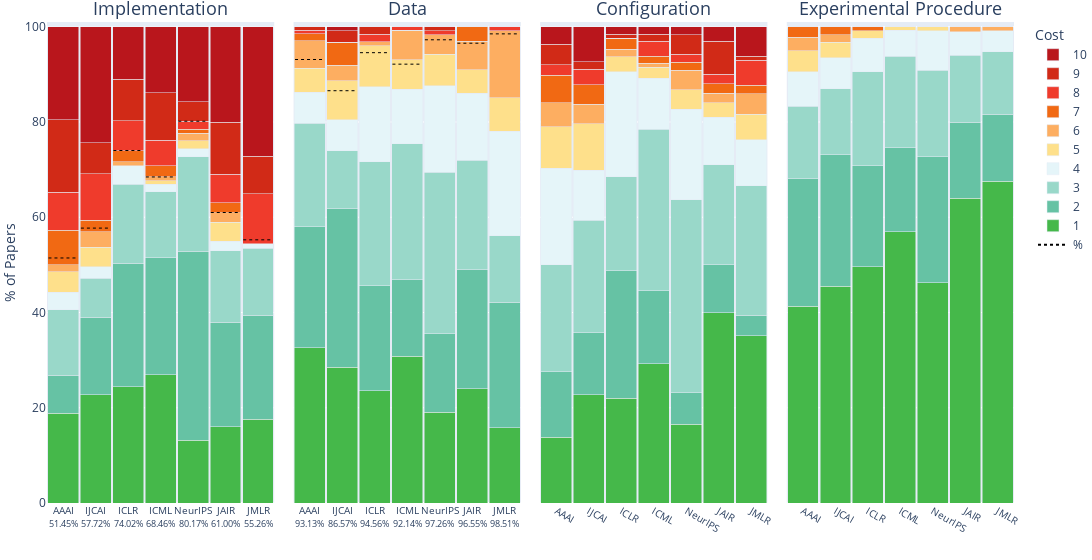

Notebook code cell kept with this figure:
### Markdown cell above
## Plot the dimension per Venue

### Code cell
import pandas as pd
import plotly.express as px
import plotly.graph_objects as go

# Step 1: Melt DataFrame using your dimensions
melted_df = df.melt(
    id_vars='source',
    value_vars=dimensions,
    var_name='Dimension',
    value_name='Cost'
)

# Step 2: Count occurrences
counts = (
    melted_df
    .groupby(['Dimension', 'source', 'Cost'])
    .size()
    .reset_index(name='count')
)

# Step 3: Normalize per (Dimension, source)
counts['total'] = counts.groupby(['Dimension', 'source'])['count'].transform('sum')
counts['percentage'] = counts['count'] / counts['total'] * 100

# Step 4: Convert Cost to string for discrete coloring
counts['Cost_str'] = counts['Cost'].astype(str)

# Step 5: Custom color palette (green → red)
custom_colors = [
    "#45b84a", "#66c2a4", "#99d8c9", "#e5f5f9", "#fee08b",
    "#fdae61", "#f16913", "#ef3b2c", "#d12a17", "#b9161c",
]

# Step 6: Define orders
dimension_order = dimensions

# Step 7: Plot stacked normalized bar chart
fig = px.bar(
    counts,
    x='source',
    y='percentage',
    color='Cost_str',
    facet_col='Dimension',
    barmode='stack',
    color_discrete_sequence=custom_colors,
    category_orders={
        'source': source_order,
        'Cost_str': [str(i) for i in range(1, 11)],
        'Dimension': dimension_order
    },
    #title="Normalized Cost Distribution per Venue and Dimension"
    title=None,
)

# Step 9: Add dashed target lines for vars
implementation_rate = [df[df["source"] == source]["implementation_link"].mean() * 100 for source in source_order]
public_data_rate = [df[df["source"] == source]["public_data_fraction"].mean() * 100 for source in source_order]
# Alternative public data rate: The percentage of papers using atleast one or more public datasets?
#public_data_rate = [(df[df["source"] == source]["public_data_fraction"] > 0 ).mean() * 100 for source in source_order]

target_lines = pd.DataFrame({
    'source': source_order,
    'Implementation': implementation_rate,  # Replace with your actual target %
    'Data': public_data_rate,
})

# Melt to long form
target_long = target_lines.melt(
    id_vars='source',
    var_name='Dimension',
    value_name='target'
)

# Map Dimension to subplot index
facet_to_axis = {dim: i + 1 for i, dim in enumerate(dimension_order)}
source_pos = {label: i for i, label in enumerate(source_order)}
bargap = 0.01  # match your chart layout

# Add dashed line traces
first_line = True
for _, row in target_long.iterrows():
    dim = row['Dimension']
    if dim not in ['Implementation', 'Data']:
        continue

    facet_num = facet_to_axis[dim]
    xref = 'x' if facet_num == 1 else f'x{facet_num}'
    yref = 'y' if facet_num == 1 else f'y{facet_num}'

    pos = source_pos[row['source']]
    #total = len(source_order)

    # Convert categorical position to domain (0–1 range)
    x0 = (pos - 0.455)# / total
    x1 = (pos + 0.455)# / total

    fig.add_shape(
        type='line',
        x0=x0,
        x1=x1,
        y0=row['target'],
        y1=row['target'],
        xref=xref,
        yref=yref,
        line=dict(color='black', dash='dot', width=1, ),
        layer='above',
    )
    fig.add_trace(go.Scatter(
        x=[row['source'], row['source']],
        y=[row['target'], row['target']],
        mode='lines',
        line=dict(
            color='black',
            dash='dot',   # or 'dash', 'longdash', etc.
            width=2
        ),
        name='%',           # this adds it to the legend
        showlegend=first_line,   # only show it once!
        legendrank=999,
        hovertext=f'{row['target']:.2f}% Public',
        hoverinfo='text',
        xaxis=xref,
        yaxis=yref
    ))
    first_line = False

# Suppose you already calculated your percentage lines as:
# perc_dict = {
#   "Dimension1": {"SourceA": 34.56, "SourceB": 22.10, ...},
#   "Dimension2": {...}
# }

for i, dim in enumerate(dimensions[:2], start=1):  # first two subplots only
    percentages = implementation_rate if i == 1 else public_data_rate

    # Build new tick labels with percentages
    new_labels = {
        src: f"{src}<br><span style='font-size:9px'>{val:.2f}%</span>" for src, val in zip(source_order, percentages)
    }

    # Apply to subplot i
    fig.update_xaxes(
        ticktext=list(new_labels.values()),
        tickvals=list(new_labels.keys()),
        #tickfont=dict(size=10),  # smaller font size for readability
        tickangle=0,
        row=1, col=i
    )



# Step 8: Clean layout and reverse legend
fig.update_layout(
    legend_traceorder="reversed",
    bargap=0.05,
    xaxis_title="",
    yaxis_title="% of Papers",
    legend_title="Cost",
    width=1600,
)

for annotation in fig.layout.annotations:
    if annotation.text.startswith("Dimension="):
        annotation.text = annotation.text.replace("Dimension=", "")
    annotation.font.size = 18  # ← increase title font size here

# Remove all facet x-axis titles
fig.for_each_xaxis(lambda ax: ax.update(title_text=""))

fig.update_layout(
    margin={'t': 22,'l': 1,'b': 0,'r': 1}
)
fig.update_xaxes(tickfont=dict(size=10))
fig.update_yaxes(range=[0, 101])

fig.write_image("latex/plots/total_dataset_summary.pdf", width=1400)

# Final render
fig.show()

### Figure 1 — Plotly figure (JSON) as saved in the notebook; plotly's stock layout.template omitted (floating-point values rounded to 4 significant figures)
{"data": [{"hovertemplate": "Cost_str=1<br>Dimension=Implementation<br>source=%{x}<br>percentage=%{y}<extra></extra>", "legendgroup": "1", "marker": {"color": "#45b84a", "pattern": {"shape": ""}}, "name": "1", "orientation": "v", "showlegend": true, "textposition": "auto", "type": "bar", "x": ["AAAI", "IJCAI", "ICLR", "ICML", "NeurIPS", "JAIR", "JMLR"], "xaxis": "x", "y": [18.84, 22.76, 24.41, 26.92, 13.22, 16.0, 17.54], "yaxis": "y"}, {"hovertemplate": "Cost_str=1<br>Dimension=Data<br>source=%{x}<br>percentage=%{y}<extra></extra>", "legendgroup": "1", "marker": {"color": "#45b84a", "pattern": {"shape": ""}}, "name": "1", "orientation": "v", "showlegend": false, "textposition": "auto", "type": "bar", "x": ["AAAI", "IJCAI", "ICLR", "ICML", "NeurIPS", "JAIR", "JMLR"], "xaxis": "x2", "y": [32.61, 28.46, 23.62, 30.77, 19.01, 24.0, 15.79], "yaxis": "y2"}, {"hovertemplate": "Cost_str=1<br>Dimension=Configuration<br>source=%{x}<br>percentage=%{y}<extra></extra>", "legendgroup": "1", "marker": {"color": "#45b84a", "pattern": {"shape": ""}}, "name": "1", "orientation": "v", "showlegend": false, "textposition": "auto", "type": "bar", "x": ["AAAI", "IJCAI", "ICLR", "ICML", "NeurIPS", "JAIR", "JMLR"], "xaxis": "x3", "y": [13.77, 22.76, 22.05, 29.23, 16.53, 40.0, 35.09], "yaxis": "y3"}, {"hovertemplate": "Cost_str=1<br>Dimension=Experimental Procedure<br>source=%{x}<br>percentage=%{y}<extra></extra>", "legendgroup": "1", "marker": {"color": "#45b84a", "pattern": {"shape": ""}}, "name": "1", "orientation": "v", "showlegend": false, "textposition": "auto", "type": "bar", "x": ["AAAI", "IJCAI", "ICLR", "ICML", "NeurIPS", "JAIR", "JMLR"], "xaxis": "x4", "y": [41.3, 45.53, 49.61, 56.92, 46.28, 64.0, 67.54], "yaxis": "y4"}, {"hovertemplate": "Cost_str=2<br>Dimension=Implementation<br>source=%{x}<br>percentage=%{y}<extra></extra>", "legendgroup": "2", "marker": {"color": "#66c2a4", "pattern": {"shape": ""}}, "name": "2", "orientation": "v", "showlegend": true, "textposition": "auto", "type": "bar", "x": ["AAAI", "IJCAI", "ICLR", "ICML", "NeurIPS", "JAIR", "JMLR"], "xaxis": "x", "y": [7.971, 16.26, 25.98, 24.62, 39.67, 22.0, 21.93], "yaxis": "y"}, {"hovertemplate": "Cost_str=2<br>Dimension=Data<br>source=%{x}<br>percentage=%{y}<extra></extra>", "legendgroup": "2", "marker": {"color": "#66c2a4", "pattern": {"shape": ""}}, "name": "2", "orientation": "v", "showlegend": false, "textposition": "auto", "type": "bar", "x": ["AAAI", "IJCAI", "ICLR", "ICML", "NeurIPS", "JAIR", "JMLR"], "xaxis": "x2", "y": [25.36, 33.33, 22.05, 16.15, 16.53, 25.0, 26.32], "yaxis": "y2"}, {"hovertemplate": "Cost_str=2<br>Dimension=Configuration<br>source=%{x}<br>percentage=%{y}<extra></extra>", "legendgroup": "2", "marker": {"color": "#66c2a4", "pattern": {"shape": ""}}, "name": "2", "orientation": "v", "showlegend": false, "textposition": "auto", "type": "bar", "x": ["AAAI", "IJCAI", "ICLR", "ICML", "NeurIPS", "JAIR", "JMLR"], "xaxis": "x3", "y": [13.77, 13.01, 26.77, 15.38, 6.612, 10.0, 4.386], "yaxis": "y3"}, {"hovertemplate": "Cost_str=2<br>Dimension=Experimental Procedure<br>source=%{x}<br>percentage=%{y}<extra></extra>", "legendgroup": "2", "marker": {"color": "#66c2a4", "pattern": {"shape": ""}}, "name": "2", "orientation": "v", "showlegend": false, "textposition": "auto", "type": "bar", "x": ["AAAI", "IJCAI", "ICLR", "ICML", "NeurIPS", "JAIR", "JMLR"], "xaxis": "x4", "y": [26.81, 27.64, 21.26, 17.69, 26.45, 16.0, 14.04], "yaxis": "y4"}, {"hovertemplate": "Cost_str=3<br>Dimension=Implementation<br>source=%{x}<br>percentage=%{y}<extra></extra>", "legendgroup": "3", "marker": {"color": "#99d8c9", "pattern": {"shape": ""}}, "name": "3", "orientation": "v", "showlegend": true, "textposition": "auto", "type": "bar", "x": ["AAAI", "IJCAI", "ICLR", "ICML", "NeurIPS", "JAIR", "JMLR"], "xaxis": "x", "y": [13.77, 8.13, 16.54, 13.85, 19.83, 15.0, 14.04], "yaxis": "y"}, {"hovertemplate": "Cost_str=3<br>Dimension=Data<br>source=%{x}<br>percentage=%{y}<extra></extra>", "legendgroup": "3", "marker": {"color": "#99d8c9", "pattern": {"shape": ""}}, "name": "3", "orientation": "v", "showlegend": false, "textposition": "auto", "type": "bar", "x": ["AAAI", "IJCAI", "ICLR", "ICML", "NeurIPS", "JAIR", "JMLR"], "xaxis": "x2", "y": [21.74, 12.2, 25.98, 28.46, 33.88, 23.0, 14.04], "yaxis": "y2"}, {"hovertemplate": "Cost_str=3<br>Dimension=Configuration<br>source=%{x}<br>percentage=%{y}<extra></extra>", "legendgroup": "3", "marker": {"color": "#99d8c9", "pattern": {"shape": ""}}, "name": "3", "orientation": "v", "showlegend": false, "textposition": "auto", "type": "bar", "x": ["AAAI", "IJCAI", "ICLR", "ICML", "NeurIPS", "JAIR", "JMLR"], "xaxis": "x3", "y": [22.46, 23.58, 19.69, 33.85, 40.5, 21.0, 27.19], "yaxis": "y3"}, {"hovertemplate": "Cost_str=3<br>Dimension=Experimental Procedure<br>source=%{x}<br>percentage=%{y}<extra></extra>", "legendgroup": "3", "marker": {"color": "#99d8c9", "pattern": {"shape": ""}}, "name": "3", "orientation": "v", "showlegend": false, "textposition": "auto", "type": "bar", "x": ["AAAI", "IJCAI", "ICLR", "ICML", "NeurIPS", "JAIR", "JMLR"], "xaxis": "x4", "y": [15.22, 13.82, 19.69, 19.23, 18.18, 14.0, 13.16], "yaxis": "y4"}, {"hovertemplate": "Cost_str=4<br>Dimension=Implementation<br>source=%{x}<br>percentage=%{y}<extra></extra>", "legendgroup": "4", "marker": {"color": "#e5f5f9", "pattern": {"shape": ""}}, "name": "4", "orientation": "v", "showlegend": true, "textposition": "auto", "type": "bar", "x": ["AAAI", "IJCAI", "ICLR", "ICML", "NeurIPS", "JAIR", "JMLR"], "xaxis": "x", "y": [3.623, 2.439, 3.937, 1.538, 1.653, 2.0, 0.8772], "yaxis": "y"}, {"hovertemplate": "Cost_str=4<br>Dimension=Data<br>source=%{x}<br>percentage=%{y}<extra></extra>", "legendgroup": "4", "marker": {"color": "#e5f5f9", "pattern": {"shape": ""}}, "name": "4", "orientation": "v", "showlegend": false, "textposition": "auto", "type": "bar", "x": ["AAAI", "IJCAI", "ICLR", "ICML", "NeurIPS", "JAIR", "JMLR"], "xaxis": "x2", "y": [6.522, 6.504, 15.75, 11.54, 18.18, 14.0, 21.93], "yaxis": "y2"}, {"hovertemplate": "Cost_str=4<br>Dimension=Configuration<br>source=%{x}<br>percentage=%{y}<extra></extra>", "legendgroup": "4", "marker": {"color": "#e5f5f9", "pattern": {"shape": ""}}, "name": "4", "orientation": "v", "showlegend": false, "textposition": "auto", "type": "bar", "x": ["AAAI", "IJCAI", "ICLR", "ICML", "NeurIPS", "JAIR", "JMLR"], "xaxis": "x3", "y": [20.29, 10.57, 22.05, 10.77, 19.01, 10.0, 9.649], "yaxis": "y3"}, {"hovertemplate": "Cost_str=4<br>Dimension=Experimental Procedure<br>source=%{x}<br>percentage=%{y}<extra></extra>", "legendgroup": "4", "marker": {"color": "#e5f5f9", "pattern": {"shape": ""}}, "name": "4", "orientation": "v", "showlegend": false, "textposition": "auto", "type": "bar", "x": ["AAAI", "IJCAI", "ICLR", "ICML", "NeurIPS", "JAIR", "JMLR"], "xaxis": "x4", "y": [7.246, 6.504, 7.087, 5.385, 8.264, 5.0, 4.386], "yaxis": "y4"}, {"hovertemplate": "Cost_str=5<br>Dimension=Implementation<br>source=%{x}<br>percentage=%{y}<extra></extra>", "legendgroup": "5", "marker": {"color": "#fee08b", "pattern": {"shape": ""}}, "name": "5", "orientation": "v", "showlegend": true, "textposition": "auto", "type": "bar", "x": ["AAAI", "IJCAI", "ICLR", "ICML", "NeurIPS", "JAIR", "JMLR"], "xaxis": "x", "y": [4.348, 4.065, 0.0, 0.7692, 1.653, 4.0, 0.0], "yaxis": "y"}, {"hovertemplate": "Cost_str=5<br>Dimension=Data<br>source=%{x}<br>percentage=%{y}<extra></extra>", "legendgroup": "5", "marker": {"color": "#fee08b", "pattern": {"shape": ""}}, "name": "5", "orientation": "v", "showlegend": false, "textposition": "auto", "type": "bar", "x": ["AAAI", "IJCAI", "ICLR", "ICML", "NeurIPS", "JAIR", "JMLR"], "xaxis": "x2", "y": [5.072, 8.13, 8.661, 6.154, 6.612, 5.0, 7.018], "yaxis": "y2"}, {"hovertemplate": "Cost_str=5<br>Dimension=Configuration<br>source=%{x}<br>percentage=%{y}<extra></extra>", "legendgroup": "5", "marker": {"color": "#fee08b", "pattern": {"shape": ""}}, "name": "5", "orientation": "v", "showlegend": false, "textposition": "auto", "type": "bar", "x": ["AAAI", "IJCAI", "ICLR", "ICML", "NeurIPS", "JAIR", "JMLR"], "xaxis": "x3", "y": [8.696, 9.756, 3.15, 2.308, 4.132, 3.0, 5.263], "yaxis": "y3"}, {"hovertemplate": "Cost_str=5<br>Dimension=Experimental Procedure<br>source=%{x}<br>percentage=%{y}<extra></extra>", "legendgroup": "5", "marker": {"color": "#fee08b", "pattern": {"shape": ""}}, "name": "5", "orientation": "v", "showlegend": false, "textposition": "auto", "type": "bar", "x": ["AAAI", "IJCAI", "ICLR", "ICML", "NeurIPS", "JAIR", "JMLR"], "xaxis": "x4", "y": [4.348, 3.252, 1.575, 0.7692, 0.8264, 0.0, 0.0], "yaxis": "y4"}, {"hovertemplate": "Cost_str=6<br>Dimension=Implementation<br>source=%{x}<br>percentage=%{y}<extra></extra>", "legendgroup": "6", "marker": {"color": "#fdae61", "pattern": {"shape": ""}}, "name": "6", "orientation": "v", "showlegend": true, "textposition": "auto", "type": "bar", "x": ["AAAI", "IJCAI", "ICLR", "ICML", "NeurIPS", "JAIR", "JMLR"], "xaxis": "x", "y": [1.449, 3.252, 0.7874, 0.7692, 1.653, 2.0, 0.0], "yaxis": "y"}, {"hovertemplate": "Cost_str=6<br>Dimension=Data<br>source=%{x}<br>percentage=%{y}<extra></extra>", "legendgroup": "6", "marker": {"color": "#fdae61", "pattern": {"shape": ""}}, "name": "6", "orientation": "v", "showlegend": false, "textposition": "auto", "type": "bar", "x": ["AAAI", "IJCAI", "ICLR", "ICML", "NeurIPS", "JAIR", "JMLR"], "xaxis": "x2", "y": [5.797, 3.252, 0.7874, 6.154, 4.132, 6.0, 14.04], "yaxis": "y2"}, {"hovertemplate": "Cost_str=6<br>Dimension=Configuration<br>source=%{x}<br>percentage=%{y}<extra></extra>", "legendgroup": "6", "marker": {"color": "#fdae61", "pattern": {"shape": ""}}, "name": "6", "orientation": "v", "showlegend": false, "textposition": "auto", "type": "bar", "x": ["AAAI", "IJCAI", "ICLR", "ICML", "NeurIPS", "JAIR", "JMLR"], "xaxis": "x3", "y": [5.072, 4.065, 1.575, 0.7692, 4.132, 2.0, 4.386], "yaxis": "y3"}, {"hovertemplate": "Cost_str=6<br>Dimension=Experimental Procedure<br>source=%{x}<br>percentage=%{y}<extra></extra>", "legendgroup": "6", "marker": {"color": "#fdae61", "pattern": {"shape": ""}}, "name": "6", "orientation": "v", "showlegend": false, "textposition": "auto", "type": "bar", "x": ["AAAI", "IJCAI", "ICLR", "ICML", "NeurIPS", "JAIR", "JMLR"], "xaxis": "x4", "y": [2.899, 1.626, 0.0, 0.0, 0.0, 1.0, 0.8772], "yaxis": "y4"}, {"hovertemplate": "Cost_str=7<br>Dimension=Implementation<br>source=%{x}<br>percentage=%{y}<extra></extra>", "legendgroup": "7", "marker": {"color": "#f16913", "pattern": {"shape": ""}}, "name": "7", "orientation": "v", "showlegend": true, "textposition": "auto", "type": "bar", "x": ["AAAI", "IJCAI", "ICLR", "ICML", "NeurIPS", "JAIR", "JMLR"], "xaxis": "x", "y": [7.246, 2.439, 2.362, 2.308, 0.8264, 2.0, 0.0], "yaxis": "y"}, {"hovertemplate": "Cost_str=7<br>Dimension=Data<br>source=%{x}<br>percentage=%{y}<extra></extra>", "legendgroup": "7", "marker": {"color": "#f16913", "pattern": {"shape": ""}}, "name": "7", "orientation": "v", "showlegend": false, "textposition": "auto", "type": "bar", "x": ["AAAI", "IJCAI", "ICLR", "ICML", "NeurIPS", "JAIR", "JMLR"], "xaxis": "x2", "y": [1.449, 4.878, 0.0, 0.0, 0.0, 3.0, 0.0], "yaxis": "y2"}, {"hovertemplate": "Cost_str=7<br>Dimension=Configuration<br>source=%{x}<br>percentage=%{y}<extra></extra>", "legendgroup": "7", "marker": {"color": "#f16913", "pattern": {"shape": ""}}, "name": "7", "orientation": "v", "showlegend": false, "textposition": "auto", "type": "bar", "x": ["AAAI", "IJCAI", "ICLR", "ICML", "NeurIPS", "JAIR", "JMLR"], "xaxis": "x3", "y": [5.797, 4.065, 2.362, 1.538, 1.653, 2.0, 1.754], "yaxis": "y3"}, {"hovertemplate": "Cost_str=7<br>Dimension=Experimental Procedure<br>source=%{x}<br>percentage=%{y}<extra></extra>", "legendgroup": "7", "marker": {"color": "#f16913", "pattern": {"shape": ""}}, "name": "7", "orientation": "v", "showlegend": false, "textposition": "auto", "type": "bar", "x": ["AAAI", "IJCAI", "ICLR", "ICML", "NeurIPS", "JAIR", "JMLR"], "xaxis": "x4", "y": [2.174, 1.626, 0.7874, 0.0, 0.0, 0.0, 0.0], "yaxis": "y4"}, {"hovertemplate": "Cost_str=8<br>Dimension=Implementation<br>source=%{x}<br>percentage=%{y}<extra></extra>", "legendgroup": "8", "marker": {"color": "#ef3b2c", "pattern": {"shape": ""}}, "name": "8", "orientation": "v", "showlegend": true, "textposition": "auto", "type": "bar", "x": ["AAAI", "IJCAI", "ICLR", "ICML", "NeurIPS", "JAIR", "JMLR"], "xaxis": "x", "y": [7.971, 9.756, 6.299, 5.385, 1.653, 6.0, 10.53], "yaxis": "y"}, {"hovertemplate": "Cost_str=8<br>Dimension=Data<br>source=%{x}<br>percentage=%{y}<extra></extra>", "legendgroup": "8", "marker": {"color": "#ef3b2c", "pattern": {"shape": ""}}, "name": "8", "orientation": "v", "showlegend": false, "textposition": "auto", "type": "bar", "x": ["AAAI", "IJCAI", "ICLR", "ICML", "NeurIPS", "JAIR", "JMLR"], "xaxis": "x2", "y": [0.7246, 0.0, 1.575, 0.7692, 0.8264, 0.0, 0.8772], "yaxis": "y2"}, {"hovertemplate": "Cost_str=8<br>Dimension=Configuration<br>source=%{x}<br>percentage=%{y}<extra></extra>", "legendgroup": "8", "marker": {"color": "#ef3b2c", "pattern": {"shape": ""}}, "name": "8", "orientation": "v", "showlegend": false, "textposition": "auto", "type": "bar", "x": ["AAAI", "IJCAI", "ICLR", "ICML", "NeurIPS", "JAIR", "JMLR"], "xaxis": "x3", "y": [2.174, 3.252, 0.0, 3.077, 1.653, 2.0, 5.263], "yaxis": "y3"}, {"hovertemplate": "Cost_str=8<br>Dimension=Experimental Procedure<br>source=%{x}<br>percentage=%{y}<extra></extra>", "legendgroup": "8", "marker": {"color": "#ef3b2c", "pattern": {"shape": ""}}, "name": "8", "orientation": "v", "showlegend": false, "textposition": "auto", "type": "bar", "x": ["AAAI", "IJCAI", "ICLR", "ICML", "NeurIPS", "JAIR", "JMLR"], "xaxis": "x4", "y": [0.0, 0.0, 0.0, 0.0, 0.0, 0.0, 0.0], "yaxis": "y4"}, {"hovertemplate": "Cost_str=9<br>Dimension=Implementation<br>source=%{x}<br>percentage=%{y}<extra></extra>", "legendgroup": "9", "marker": {"color": "#d12a17", "pattern": {"shape": ""}}, "name": "9", "orientation": "v", "showlegend": true, "textposition": "auto", "type": "bar", "x": ["AAAI", "IJCAI", "ICLR", "ICML", "NeurIPS", "JAIR", "JMLR"], "xaxis": "x", "y": [15.22, 6.504, 8.661, 10.0, 4.132, 11.0, 7.895], "yaxis": "y"}, {"hovertemplate": "Cost_str=9<br>Dimension=Data<br>source=%{x}<br>percentage=%{y}<extra></extra>", "legendgroup": "9", "marker": {"color": "#d12a17", "pattern": {"shape": ""}}, "name": "9", "orientation": "v", "showlegend": false, "textposition": "auto", "type": "bar", "x": ["AAAI", "IJCAI", "ICLR", "ICML", "NeurIPS", "JAIR", "JMLR"], "xaxis": "x2", "y": [0.7246, 2.439, 1.575, 0.0, 0.8264, 0.0, 0.0], "yaxis": "y2"}, {"hovertemplate": "Cost_str=9<br>Dimension=Configuration<br>source=%{x}<br>percentage=%{y}<extra></extra>", "legendgroup": "9", "marker": {"color": "#d12a17", "pattern": {"shape": ""}}, "name": "9", "orientation": "v", "showlegend": false, "textposition": "auto", "type": "bar", "x": ["AAAI", "IJCAI", "ICLR", "ICML", "NeurIPS", "JAIR", "JMLR"], "xaxis": "x3", "y": [4.348, 1.626, 0.7874, 1.538, 4.132, 7.0, 0.8772], "yaxis": "y3"}, {"hovertemplate": "Cost_str=9<br>Dimension=Experimental Procedure<br>source=%{x}<br>percentage=%{y}<extra></extra>", "legendgroup": "9", "marker": {"color": "#d12a17", "pattern": {"shape": ""}}, "name": "9", "orientation": "v", "showlegend": false, "textposition": "auto", "type": "bar", "x": ["AAAI", "IJCAI", "ICLR", "ICML", "NeurIPS", "JAIR", "JMLR"], "xaxis": "x4", "y": [0.0, 0.0, 0.0, 0.0, 0.0, 0.0, 0.0], "yaxis": "y4"}, {"hovertemplate": "Cost_str=10<br>Dimension=Implementation<br>source=%{x}<br>percentage=%{y}<extra></extra>", "legendgroup": "10", "marker": {"color": "#b9161c", "pattern": {"shape": ""}}, "name": "10", "orientation": "v", "showlegend": true, "textposition": "auto", "type": "bar", "x": ["AAAI", "IJCAI", "ICLR", "ICML", "NeurIPS", "JAIR", "JMLR"], "xaxis": "x", "y": [19.57, 24.39, 11.02, 13.85, 15.7, 20.0, 27.19], "yaxis": "y"}, {"hovertemplate": "Cost_str=10<br>Dimension=Data<br>source=%{x}<br>percentage=%{y}<extra></extra>", "legendgroup": "10", "marker": {"color": "#b9161c", "pattern": {"shape": ""}}, "name": "10", "orientation": "v", "showlegend": false, "textposition": "auto", "type": "bar", "x": ["AAAI", "IJCAI", "ICLR", "ICML", "NeurIPS", "JAIR", "JMLR"], "xaxis": "x2", "y": [0.0, 0.813, 0.0, 0.0, 0.0, 0.0, 0.0], "yaxis": "y2"}, {"hovertemplate": "Cost_str=10<br>Dimension=Configuration<br>source=%{x}<br>percentage=%{y}<extra></extra>", "legendgroup": "10", "marker": {"color": "#b9161c", "pattern": {"shape": ""}}, "name": "10", "orientation": "v", "showlegend": false, "textposition": "auto", "type": "bar", "x": ["AAAI", "IJCAI", "ICLR", "ICML", "NeurIPS", "JAIR", "JMLR"], "xaxis": "x3", "y": [3.623, 7.317, 1.575, 1.538, 1.653, 3.0, 6.14], "yaxis": "y3"}, {"hovertemplate": "Cost_str=10<br>Dimension=Experimental Procedure<br>source=%{x}<br>percentage=%{y}<extra></extra>", "legendgroup": "10", "marker": {"color": "#b9161c", "pattern": {"shape": ""}}, "name": "10", "orientation": "v", "showlegend": false, "textposition": "auto", "type": "bar", "x": ["AAAI", "IJCAI", "ICLR", "ICML", "NeurIPS", "JAIR", "JMLR"], "xaxis": "x4", "y": [0.0, 0.0, 0.0, 0.0, 0.0, 0.0, 0.0], "yaxis": "y4"}, {"hoverinfo": "text", "hovertext": "51.45% Public", "legendrank": 999, "line": {"color": "black", "dash": "dot", "width": 2}, "mode": "lines", "name": "%", "showlegend": true, "type": "scatter", "x": ["AAAI", "AAAI"], "xaxis": "x", "y": [51.45, 51.45], "yaxis": "y"}, {"hoverinfo": "text", "hovertext": "57.72% Public", "legendrank": 999, "line": {"color": "black", "dash": "dot", "width": 2}, "mode": "lines", "name": "%", "showlegend": false, "type": "scatter", "x": ["IJCAI", "IJCAI"], "xaxis": "x", "y": [57.72, 57.72], "yaxis": "y"}, {"hoverinfo": "text", "hovertext": "74.02% Public", "legendrank": 999, "line": {"color": "black", "dash": "dot", "width": 2}, "mode": "lines", "name": "%", "showlegend": false, "type": "scatter", "x": ["ICLR", "ICLR"], "xaxis": "x", "y": [74.02, 74.02], "yaxis": "y"}, {"hoverinfo": "text", "hovertext": "68.46% Public", "legendrank": 999, "line": {"color": "black", "dash": "dot", "width": 2}, "mode": "lines", "name": "%", "showlegend": false, "type": "scatter", "x": ["ICML", "ICML"], "xaxis": "x", "y": [68.46, 68.46], "yaxis": "y"}, {"hoverinfo": "text", "hovertext": "80.17% Public", "legendrank": 999, "line": {"color": "black", "dash": "dot", "width": 2}, "mode": "lines", "name": "%", "showlegend": false, "type": "scatter", "x": ["NeurIPS", "NeurIPS"], "xaxis": "x", "y": [80.17, 80.17], "yaxis": "y"}, {"hoverinfo": "text", "hovertext": "61.00% Public", "legendrank": 999, "line": {"color": "black", "dash": "dot", "width": 2}, "mode": "lines", "name": "%", "showlegend": false, "type": "scatter", "x": ["JAIR", "JAIR"], "xaxis": "x", "y": [61, 61], "yaxis": "y"}, {"hoverinfo": "text", "hovertext": "55.26% Public", "legendrank": 999, "line": {"color": "black", "dash": "dot", "width": 2}, "mode": "lines", "name": "%", "showlegend": false, "type": "scatter", "x": ["JMLR", "JMLR"], "xaxis": "x", "y": [55.26, 55.26], "yaxis": "y"}, {"hoverinfo": "text", "hovertext": "93.13% Public", "legendrank": 999, "line": {"color": "black", "dash": "dot", "width": 2}, "mode": "lines", "name": "%", "showlegend": false, "type": "scatter", "x": ["AAAI", "AAAI"], "xaxis": "x2", "y": [93.13, 93.13], "yaxis": "y2"}, {"hoverinfo": "text", "hovertext": "86.57% Public", "legendrank": 999, "line": {"color": "black", "dash": "dot", "width": 2}, "mode": "lines", "name": "%", "showlegend": false, "type": "scatter", "x": ["IJCAI", "IJCAI"], "xaxis": "x2", "y": [86.57, 86.57], "yaxis": "y2"}, {"hoverinfo": "text", "hovertext": "94.56% Public", "legendrank": 999, "line": {"color": "black", "dash": "dot", "width": 2}, "mode": "lines", "name": "%", "showlegend": false, "type": "scatter", "x": ["ICLR", "ICLR"], "xaxis": "x2", "y": [94.56, 94.56], "yaxis": "y2"}, {"hoverinfo": "text", "hovertext": "92.14% Public", "legendrank": 999, "line": {"color": "black", "dash": "dot", "width": 2}, "mode": "lines", "name": "%", "showlegend": false, "type": "scatter", "x": ["ICML", "ICML"], "xaxis": "x2", "y": [92.14, 92.14], "yaxis": "y2"}, {"hoverinfo": "text", "hovertext": "97.26% Public", "legendrank": 999, "line": {"color": "black", "dash": "dot", "width": 2}, "mode": "lines", "name": "%", "showlegend": false, "type": "scatter", "x": ["NeurIPS", "NeurIPS"], "xaxis": "x2", "y": [97.26, 97.26], "yaxis": "y2"}, {"hoverinfo": "text", "hovertext": "96.55% Public", "legendrank": 999, "line": {"color": "black", "dash": "dot", "width": 2}, "mode": "lines", "name": "%", "showlegend": false, "type": "scatter", "x": ["JAIR", "JAIR"], "xaxis": "x2", "y": [96.55, 96.55], "yaxis": "y2"}, {"hoverinfo": "text", "hovertext": "98.51% Public", "legendrank": 999, "line": {"color": "black", "dash": "dot", "width": 2}, "mode": "lines", "name": "%", "showlegend": false, "type": "scatter", "x": ["JMLR", "JMLR"], "xaxis": "x2", "y": [98.51, 98.51], "yaxis": "y2"}], "layout": {"annotations": [{"font": {"size": 18}, "showarrow": false, "text": "Implementation", "x": 0.1175, "xanchor": "center", "xref": "paper", "y": 1, "yanchor": "bottom", "yref": "paper"}, {"font": {"size": 18}, "showarrow": false, "text": "Data", "x": 0.3725, "xanchor": "center", "xref": "paper", "y": 1, "yanchor": "bottom", "yref": "paper"}, {"font": {"size": 18}, "showarrow": false, "text": "Configuration", "x": 0.6275, "xanchor": "center", "xref": "paper", "y": 1, "yanchor": "bottom", "yref": "paper"}, {"font": {"size": 18}, "showarrow": false, "text": "Experimental Procedure", "x": 0.8825, "xanchor": "center", "xref": "paper", "y": 1, "yanchor": "bottom", "yref": "paper"}], "bargap": 0.05, "barmode": "stack", "legend": {"title": {"text": "Cost"}, "tracegroupgap": 0, "traceorder": "reversed"}, "margin": {"b": 0, "l": 1, "r": 1, "t": 22}, "shapes": [{"layer": "above", "line": {"color": "black", "dash": "dot", "width": 1}, "type": "line", "x0": -0.455, "x1": 0.455, "xref": "x", "y0": 51.45, "y1": 51.45, "yref": "y"}, {"layer": "above", "line": {"color": "black", "dash": "dot", "width": 1}, "type": "line", "x0": 0.545, "x1": 1.455, "xref": "x", "y0": 57.72, "y1": 57.72, "yref": "y"}, {"layer": "above", "line": {"color": "black", "dash": "dot", "width": 1}, "type": "line", "x0": 1.545, "x1": 2.455, "xref": "x", "y0": 74.02, "y1": 74.02, "yref": "y"}, {"layer": "above", "line": {"color": "black", "dash": "dot", "width": 1}, "type": "line", "x0": 2.545, "x1": 3.455, "xref": "x", "y0": 68.46, "y1": 68.46, "yref": "y"}, {"layer": "above", "line": {"color": "black", "dash": "dot", "width": 1}, "type": "line", "x0": 3.545, "x1": 4.455, "xref": "x", "y0": 80.17, "y1": 80.17, "yref": "y"}, {"layer": "above", "line": {"color": "black", "dash": "dot", "width": 1}, "type": "line", "x0": 4.545, "x1": 5.455, "xref": "x", "y0": 61, "y1": 61, "yref": "y"}, {"layer": "above", "line": {"color": "black", "dash": "dot", "width": 1}, "type": "line", "x0": 5.545, "x1": 6.455, "xref": "x", "y0": 55.26, "y1": 55.26, "yref": "y"}, {"layer": "above", "line": {"color": "black", "dash": "dot", "width": 1}, "type": "line", "x0": -0.455, "x1": 0.455, "xref": "x2", "y0": 93.13, "y1": 93.13, "yref": "y2"}, {"layer": "above", "line": {"color": "black", "dash": "dot", "width": 1}, "type": "line", "x0": 0.545, "x1": 1.455, "xref": "x2", "y0": 86.57, "y1": 86.57, "yref": "y2"}, {"layer": "above", "line": {"color": "black", "dash": "dot", "width": 1}, "type": "line", "x0": 1.545, "x1": 2.455, "xref": "x2", "y0": 94.56, "y1": 94.56, "yref": "y2"}, {"layer": "above", "line": {"color": "black", "dash": "dot", "width": 1}, "type": "line", "x0": 2.545, "x1": 3.455, "xref": "x2", "y0": 92.14, "y1": 92.14, "yref": "y2"}, {"layer": "above", "line": {"color": "black", "dash": "dot", "width": 1}, "type": "line", "x0": 3.545, "x1": 4.455, "xref": "x2", "y0": 97.26, "y1": 97.26, "yref": "y2"}, {"layer": "above", "line": {"color": "black", "dash": "dot", "width": 1}, "type": "line", "x0": 4.545, "x1": 5.455, "xref": "x2", "y0": 96.55, "y1": 96.55, "yref": "y2"}, {"layer": "above", "line": {"color": "black", "dash": "dot", "width": 1}, "type": "line", "x0": 5.545, "x1": 6.455, "xref": "x2", "y0": 98.51, "y1": 98.51, "yref": "y2"}], "width": 1600, "xaxis": {"anchor": "y", "categoryarray": ["AAAI", "IJCAI", "ICLR", "ICML", "NeurIPS", "JAIR", "JMLR"], "categoryorder": "array", "domain": [0, 0.235], "tickangle": 0, "tickfont": {"size": 10}, "ticktext": ["AAAI<br><span style='font-size:9px'>51.45%</span>", "IJCAI<br><span style='font-size:9px'>57.72%</span>", "ICLR<br><span style='font-size:9px'>74.02%</span>", "ICML<br><span style='font-size:9px'>68.46%</span>", "NeurIPS<br><span style='font-size:9px'>80.17%</span>", "JAIR<br><span style='font-size:9px'>61.00%</span>", "JMLR<br><span style='font-size:9px'>55.26%</span>"], "tickvals": ["AAAI", "IJCAI", "ICLR", "ICML", "NeurIPS", "JAIR", "JMLR"], "title": {"text": ""}}, "xaxis2": {"anchor": "y2", "categoryarray": ["AAAI", "IJCAI", "ICLR", "ICML", "NeurIPS", "JAIR", "JMLR"], "categoryorder": "array", "domain": [0.255, 0.49], "matches": "x", "tickangle": 0, "tickfont": {"size": 10}, "ticktext": ["AAAI<br><span style='font-size:9px'>93.13%</span>", "IJCAI<br><span style='font-size:9px'>86.57%</span>", "ICLR<br><span style='font-size:9px'>94.56%</span>", "ICML<br><span style='font-size:9px'>92.14%</span>", "NeurIPS<br><span style='font-size:9px'>97.26%</span>", "JAIR<br><span style='font-size:9px'>96.55%</span>", "JMLR<br><span style='font-size:9px'>98.51%</span>"], "tickvals": ["AAAI", "IJCAI", "ICLR", "ICML", "NeurIPS", "JAIR", "JMLR"], "title": {"text": ""}}, "xaxis3": {"anchor": "y3", "categoryarray": ["AAAI", "IJCAI", "ICLR", "ICML", "NeurIPS", "JAIR", "JMLR"], "categoryorder": "array", "domain": [0.51, 0.745], "matches": "x", "tickfont": {"size": 10}, "title": {"text": ""}}, "xaxis4": {"anchor": "y4", "categoryarray": ["AAAI", "IJCAI", "ICLR", "ICML", "NeurIPS", "JAIR", "JMLR"], "categoryorder": "array", "domain": [0.765, 1.0], "matches": "x", "tickfont": {"size": 10}, "title": {"text": ""}}, "yaxis": {"anchor": "x", "domain": [0, 1], "range": [0, 101], "title": {"text": "% of Papers"}}, "yaxis2": {"anchor": "x2", "domain": [0, 1], "matches": "y", "range": [0, 101], "showticklabels": false}, "yaxis3": {"anchor": "x3", "domain": [0, 1], "matches": "y", "range": [0, 101], "showticklabels": false}, "yaxis4": {"anchor": "x4", "domain": [0, 1], "matches": "y", "range": [0, 101], "showticklabels": false}}}
